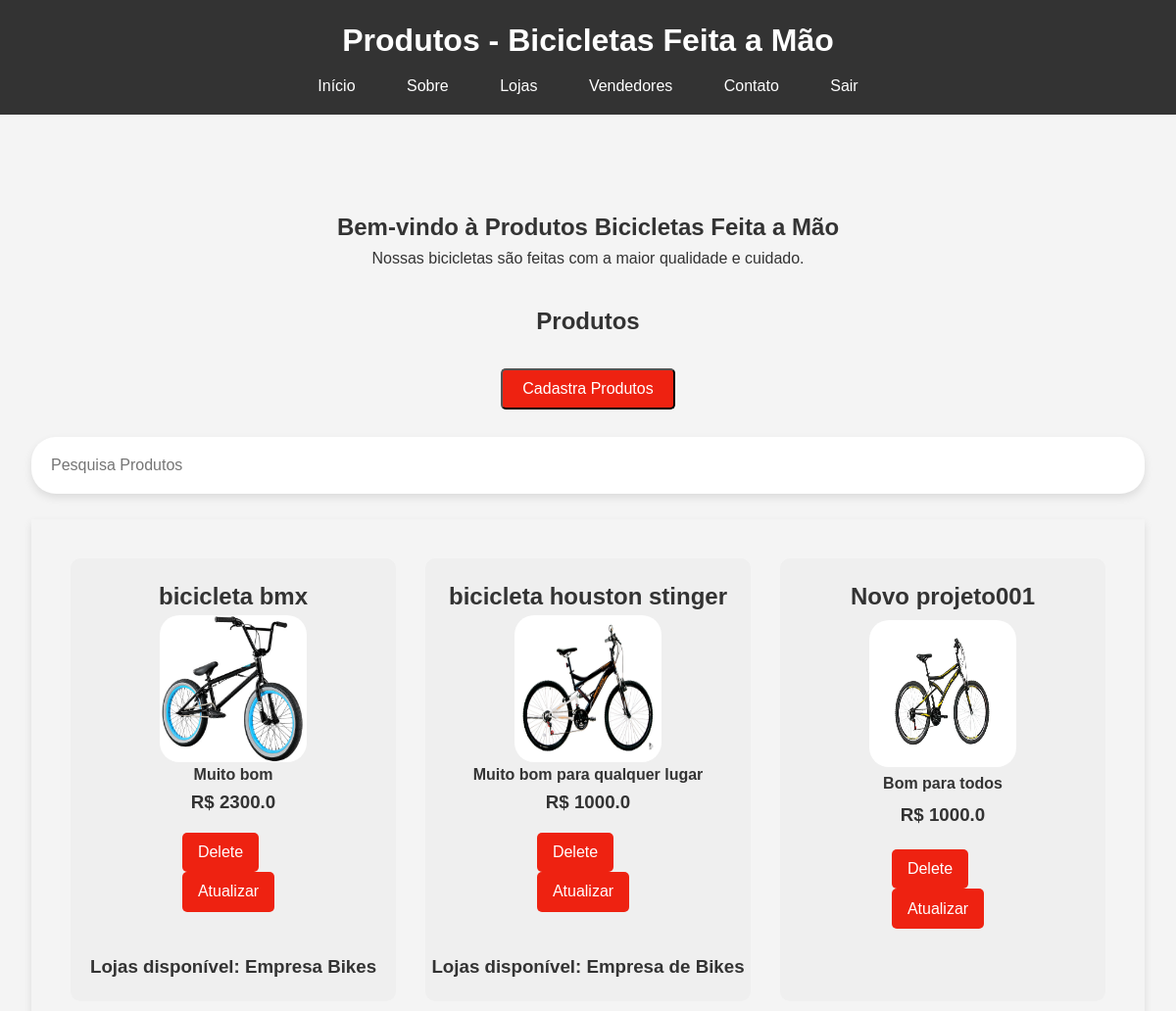
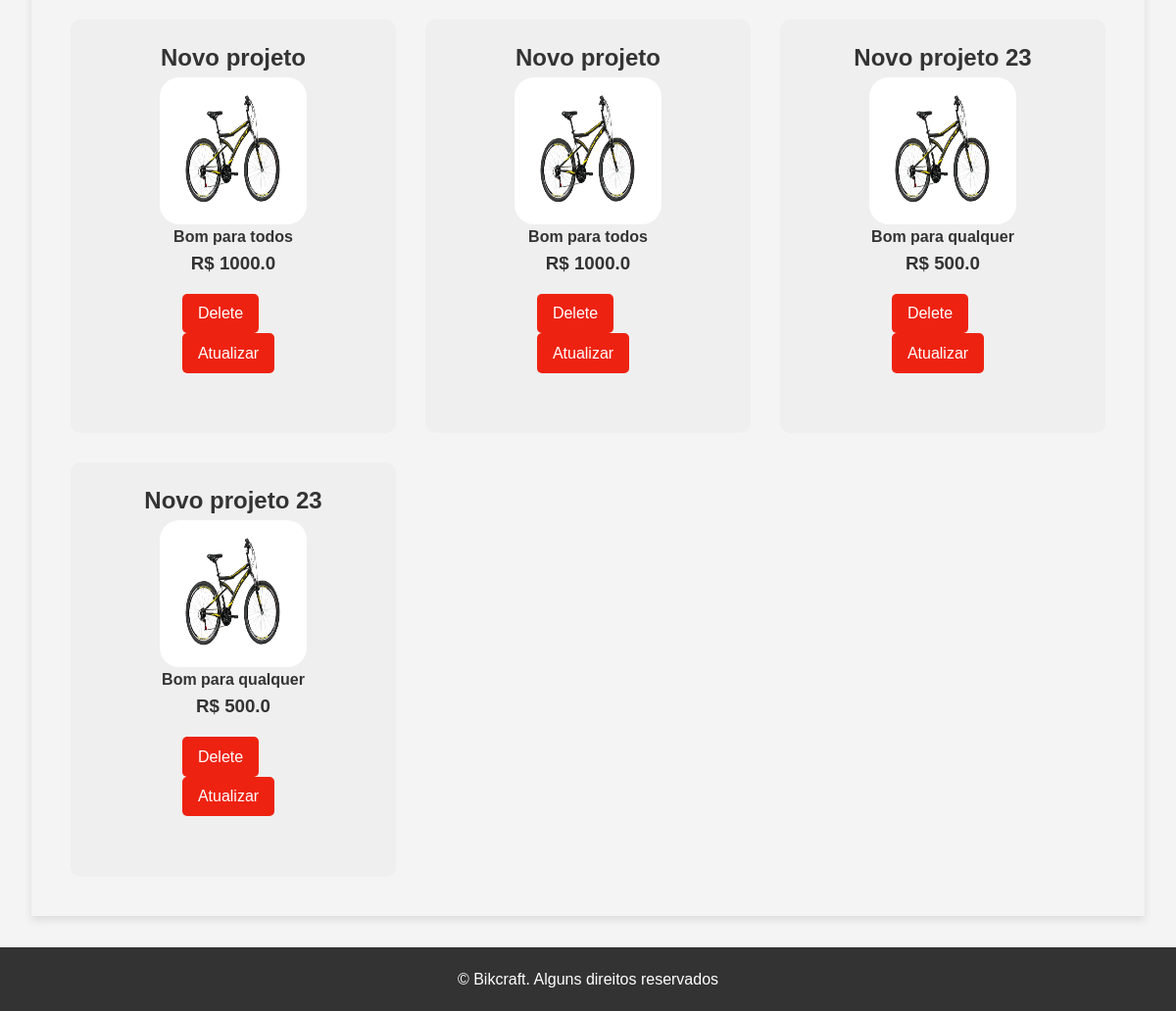
Before: /produtos/ (signed in) with the older database file (2 pictures, top to bottom).
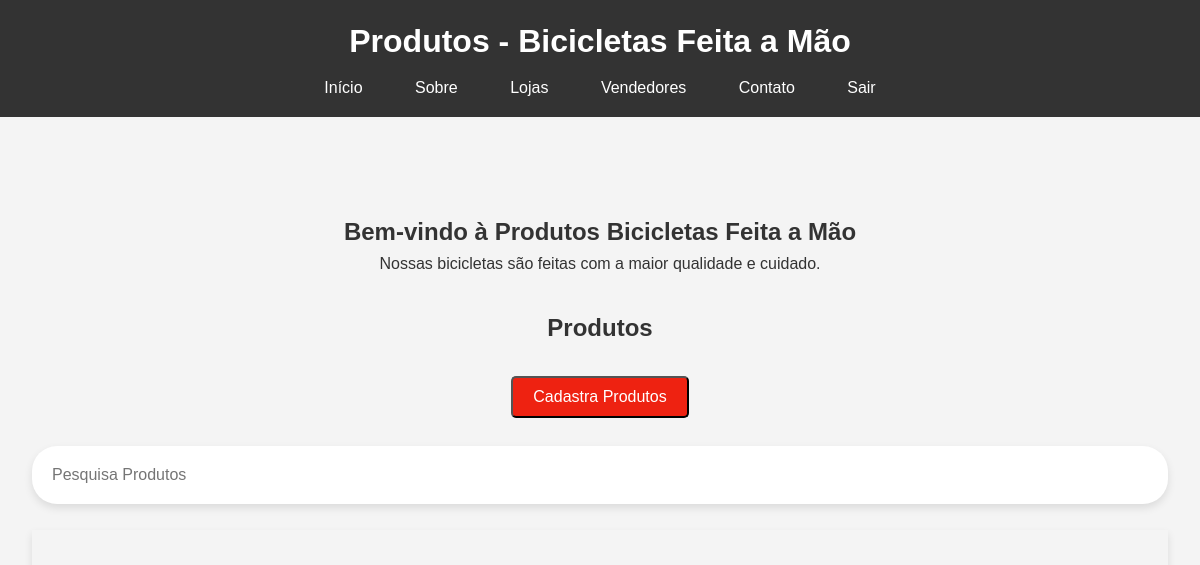
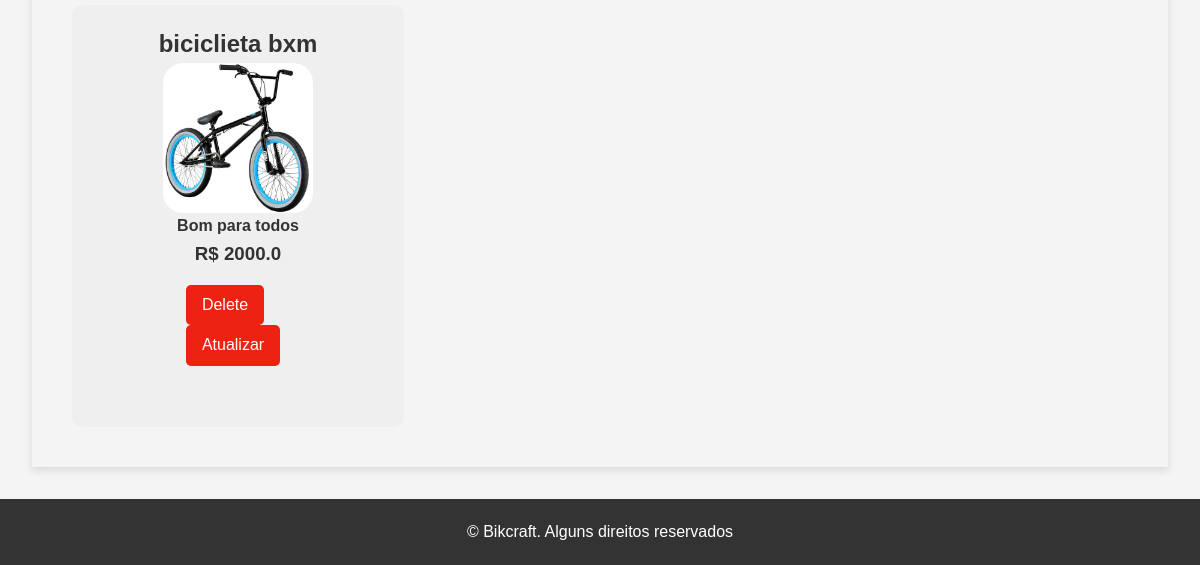
After: the same page with the newer database file (2 pictures, top to bottom).
### bikcraft/models.py (models this page shows, shortened)
class Bike(models.Model):
    modelo = models.CharField(max_length=255, verbose_name='Modelo')
    preco = models.FloatField(verbose_name='Preço')
    descricao = models.TextField(verbose_name='Descrição', blank=True, null=True)
    foto = models.ImageField(upload_to='media/bikcraft/', blank=True, null=True, verbose_name='Foto')

class Lojas(models.Model):
    nome = models.CharField(max_length=30, verbose_name='Nome da Loja')
    produtos = models.ManyToManyField(Bike, verbose_name='Produtos')
    cnpj = models.CharField(max_length=25, verbose_name='CNPJ')
    detalhe = models.TextField(blank=True, null=True, verbose_name='Descrição')
    def __str__(self):
        return self.nome

### bikcraft/views.py (the view)
# urls.py: path('produtos/', views.ListProdutosView.as_view(), name='pagina-produtos'),
@method_decorator(login_required, name='dispatch')
class ListProdutosView(ListView):
    model = Bike
    template_name = 'produtos.html'
    context_object_name = 'produtos'

### bikcraft/templates/produtos.html (shortened to what this page needs)
{% extends "base/produtos.html" %}
{% load static %}
{% block conteudo %}
<main>
    <section id="home">
        <h2><center>Bem-vindo à Produtos Bicicletas Feita a Mão</center></h2>
        <p><center>Nossas bicicletas são feitas com a maior qualidade e cuidado.</center></p>
    </section>
    <h2><center>Produtos</center></h2>
    <br>
    <div class="button-cadastra">
        <a href='{% url "cadastrar-produtos" %}'><button>Cadastra Produtos</button></a>
    </div>
    <br>
    <form class='col-12' method='GET' action='{% url "pagina-produtos" %}'>
        <input type='text' name='search' class='form-control' id='search' placeholder='Pesquisa Produtos'>
    </form>
    <br>
    <section id="products">
        {% for produto in produtos %}
            <div class='product-card'>
                <h2>{{produto.modelo}}</h2>
                <img class='foto' src='{{produto.foto.url}}'/>
                <h4>{{produto.descricao}}</h4>
                <h3> R$ {{produto.preco}}</h3>
                <div class="button-container">
			        <form method='POST' action='{% url "deleta-produto" produto.id %}'>
				        <button type='submit'>Delete</button>
			        </form>
                    <a id='atualizado' href='{% url "pagina-atualizado" produto.id %}'><button id='atualiza'>Atualizar</button></a>
                </div>
                <br>
                <div class='lista_lojas'>
                    {% for loja in produto.lojas_set.all %}
                        <h3>Lojas disponível: {{loja}}</h3>
                    {% endfor %}
                </div>
            </div>
        {% endfor %}
    </section>
</main>
{% endblock conteudo %}

Changed rows visible on the page:
removed Bike: modelo "bicicleta bmx", foto (picture), descricao "Muito bom", preco "2300.0"
no longer on this page (row unchanged): Lojas: nome "Empresa Bikes", shown under "bicicleta bmx"
removed Bike: modelo "bicicleta houston stinger", foto (picture), descricao "Muito bom para qualquer lugar", preco "1000.0"
no longer on this page (row unchanged): Lojas: nome "Empresa de Bikes", shown under "bicicleta houston stinger"
removed Bike: modelo "Novo projeto001", foto (picture), descricao "Bom para todos", preco "1000.0"
removed Bike: modelo "Novo projeto", foto (picture), descricao "Bom para todos", preco "1000.0"
removed Bike: modelo "Novo projeto", foto (picture), descricao "Bom para todos", preco "1000.0"
removed Bike: modelo "Novo projeto 23", foto (picture), descricao "Bom para qualquer", preco "500.0"
removed Bike: modelo "Novo projeto 23", foto (picture), descricao "Bom para qualquer", preco "500.0"
added Bike: modelo "biciclieta bxm", foto (picture), descricao "Bom para todos", preco "2000.0"
